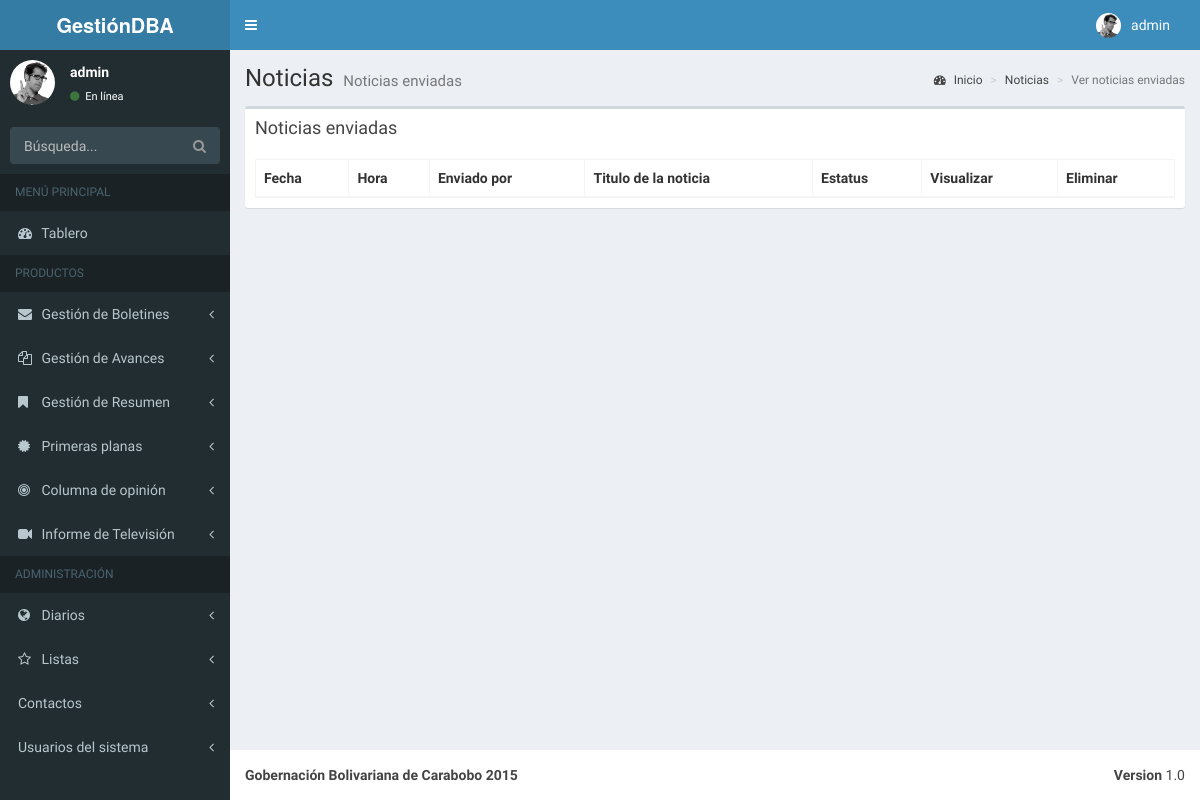
The app's page /avances/Noticiasver/ (signed in), older data.
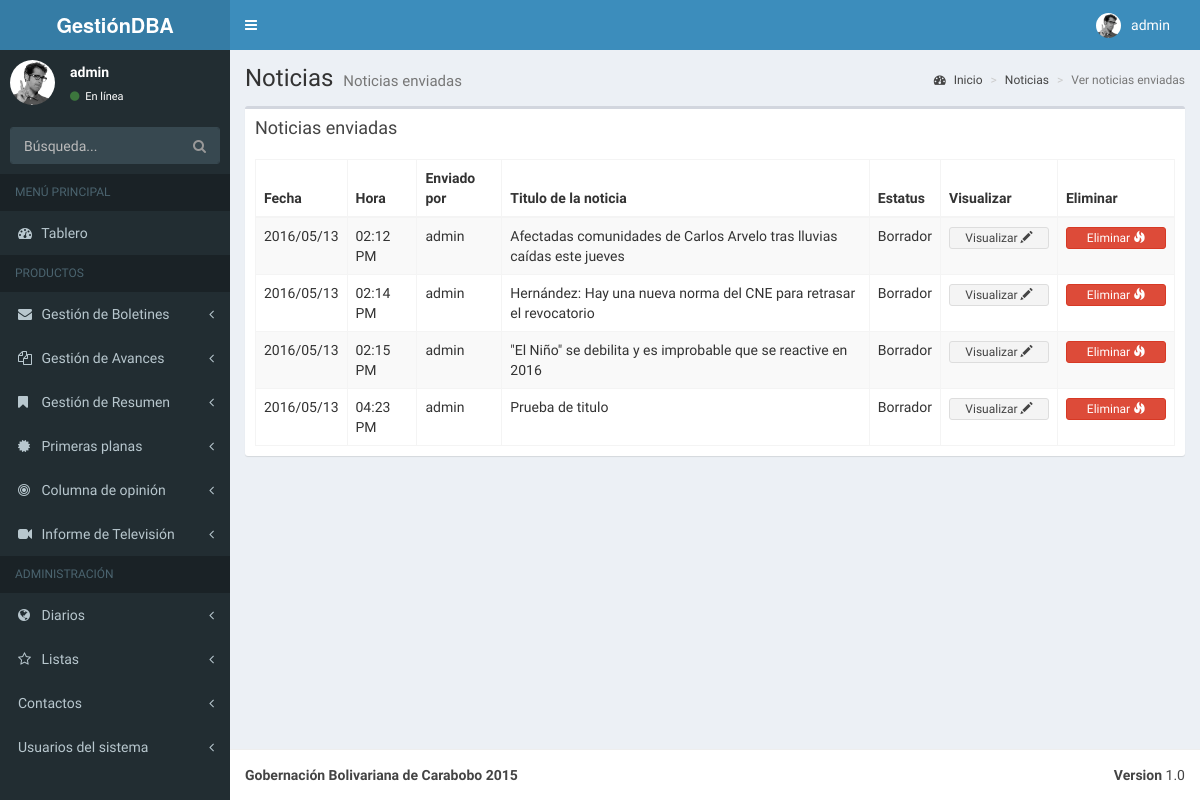
The same page, newer data.
### BoletinAvances/apps/avances/models.py (models this page shows, shortened)
class Noticias(models.Model):
    avances = models.ForeignKey(Avances, verbose_name='Avances', blank=True, null=True)
    fecha = models.DateField(default=datetime.now, blank=True)
    hora = models.TimeField(auto_now_add=True, blank=True, null=True)
    tag = models.CharField(max_length=30, verbose_name='Etiqueta', choices=TAG, default='')
    status = models.CharField(max_length=110, verbose_name='Status', blank=True, null=True)
    enviadopor = models.CharField(max_length=50, verbose_name='Enviado por:')
    titulo_noticia = models.CharField(max_length=500, verbose_name='Titulo')
    antetitulo_noticia = models.CharField(max_length=500, verbose_name='Antetitulo', blank=True)
    enviadopor = models.CharField(max_length=50, verbose_name='Enviado por:')
    noticia = models.TextField(verbose_name='Extracto de la noticia')
    class Meta:
        verbose_name_plural = "Agregar noticias para avances"
        ordering = ('status',)

### BoletinAvances/apps/avances/views.py (the view)
class NoticiasListView(ListView):
    model = Noticias
    queryset = Noticias.objects.order_by('id')
    context_object_name = "Noticias"
    template_name = "Noticias/listaNoticias.html"

### BoletinAvances/templates/Noticias/listaNoticias.html (shortened to what this page needs)
{% extends 'menu/menu.html' %}
{% block content-wrapper %}
{% load static %}
        <section class="content-header">
          <h1>
            Noticias
            <small>Noticias enviadas</small>
          </h1>
          <ol class="breadcrumb">
            <li><a href="#"><i class="fa fa-dashboard"></i> Inicio</a></li>
            <li><a href="#">Noticias</a></li>
            <li class="active">Ver noticias enviadas</li>
          </ol>
        </section>
        <section class="content">
          <div class="row">
            <div class="col-xs-12">
              <div class="box">
                <div class="box-header">
                  <h3 class="box-title">Noticias enviadas</h3>
                </div>
                <div class="box-body">
                  <table id="example1" class="table table-bordered table-striped">
                    <thead>
                      <tr>
                        <th>Fecha</th>
                        <th>Hora</th>
                        <th>Enviado por</th>
                        <th>Titulo de la noticia</th>
                        <th>Estatus</th>
                        <th style="font-weight: bold;">Visualizar</th>
                        <th style="font-weight: bold;">Eliminar</th>
                      </tr>
                    </thead>
                    <tbody>
                      {% for p in Noticias %}
                      <tr>
                        <td>{{ p.fecha|date:"Y/m/d" }}</td>
                        <td>{{ p.hora|date:"h:i A" }}</td>
                        <td>{{ p.enviadopor }}</td>
                        <td>{{ p.titulo_noticia }}</td>
                        <td>{{ p.status }}</td>
                        <td><a href="{% url 'singlenoticias_view' p.id %}"><button style="width:100px" type="button" class="btn btn-default btn-xs">Visualizar <span class="glyphicon glyphicon-pencil"></span></button></a></td>
                        <td><a href="{% url 'noticia_delete' p.id %}"><button style="width:100px" type="button" class="btn btn-danger btn-xs">Eliminar <span class="glyphicon glyphicon-fire"></span></button></a></td>
                      </tr>
                      {% endfor %}
                    </tbody>
                  </table>
                </div>
              </div>
            </div>
          </div>
        </section>
{% endblock %}

### BoletinAvances/templates/menu/menu.html (shortened to what this page needs)
{% extends 'base.html' %}
{% block content %}
{% load static %}
    <div class="wrapper">
      <header class="main-header">
        <a href="/tablero/" class="logo"><b>GestiónDBA</b></a>
        <nav class="navbar navbar-static-top" role="navigation">
          <a href="#" class="sidebar-toggle" data-toggle="offcanvas" role="button">
          </a>
          <div class="navbar-custom-menu">
            <ul class="nav navbar-nav">
              <li class="dropdown user user-menu">
                <a href="#" class="dropdown-toggle" data-toggle="dropdown">
                  <img src="../media/AdminLTE-2.0.4/dist/img/user2-160x160.jpg" class="user-image" alt="User Image"/>
                  <span class="hidden-xs">{{ user.username }}</span>
                </a>
              </li>
            </ul>
          </div>
        </nav>
      </header>
      <aside class="main-sidebar">
        <section class="sidebar">
          <div class="user-panel">
            <div class="pull-left image">
              <img src="../media/AdminLTE-2.0.4/dist/img/user2-160x160.jpg" class="img-circle" alt="User Image" />
            </div>
            <div class="pull-left info">
              <p>{{ user.username }}</p>
              <a href="#"><i class="fa fa-circle text-success"></i> En línea</a>
            </div>
          </div>
          <form action="#" method="get" class="sidebar-form">
            <div class="input-group">
              <input type="text" name="q" class="form-control" placeholder="Búsqueda..."/>
              <span class="input-group-btn">
                <button type='submit' name='search' id='search-btn' class="btn btn-flat"><i class="fa fa-search"></i></button>
              </span>
            </div>
          </form>
          <ul class="sidebar-menu">
            <li class="header">MENÚ PRINCIPAL</li>
            <li>
              <a href="/tablero/">
                <i class="fa fa-dashboard"></i> <span>Tablero</span>
              </a>
            </li>
            <li class="header">PRODUCTOS</li>
            <li class="treeview">
              <a href="#">
                <i class="fa fa-envelope"></i> <span>Gestión de Boletines</span>
                <i class="fa fa-angle-left pull-right"></i>
              </a>
            </li>
            <li class="treeview">
              <a href="#">
                <i class="fa fa-files-o"></i> <span>Gestión de Avances</span>
                <i class="fa fa-angle-left pull-right"></i>
              </a>
            </li>
            <li class="treeview">
              <a href="#">
                <i class="fa fa-bookmark"></i> <span>Gestión de Resumen </span>
                <i class="fa fa-angle-left pull-right"></i>
              </a>
            </li>
            <li class="treeview">
              <a href="#">
                <i class="fa fa-certificate"></i> <span>Primeras planas</span>
                <i class="fa fa-angle-left pull-right"></i>
              </a>
            </li>
            <li class="treeview">
              <a href="#">
                <i class="fa fa-bullseye"></i> <span>Columna de opinión</span>
                <i class="fa fa-angle-left pull-right"></i>
              </a>
            </li>
            <li class="treeview">
              <a href="#">
                <i class="fa fa-video-camera"></i> <span>Informe de Televisión</span>
                <i class="fa fa-angle-left pull-right"></i>
              </a>
            </li>
            <li class="header">ADMINISTRACIÓN</li>
            <li class="treeview">
              <a href="#">
                <i class="fa fa-globe"></i> <span>Diarios</span>
                <i class="fa fa-angle-left pull-right"></i>
              </a>
            </li>
            <li class="treeview">
              <a href="#">
                <i class="fa fa-star-o"></i> <span>Listas</span>
                <i class="fa fa-angle-left pull-right"></i>
              </a>
            </li>
            <li class="treeview">
              <a href="#">
                 <span>Contactos</span>
                <i class="fa fa-angle-left pull-right"></i>
              </a>
            </li>
            <li class="treeview">
              <a href="#">
                 <span>Usuarios del sistema</span>
                <i class="fa fa-angle-left pull-right"></i>
              </a>
            </li>
          </ul>
        </section>
      </aside>
      <div id="content-wrapper" class="content-wrapper">
        {% block content-wrapper %}{% endblock content-wrapper %}
      </div>
      <footer class="main-footer">
        <div class="pull-right hidden-xs">
          <b>Version</b> 1.0
        </div>
        <strong>Gobernación Bolivariana de Carabobo 2015</strong>
      </footer>
    </div>
{% endblock content %}

### BoletinAvances/templates/base.html (shortened to what this page needs)
<!DOCTYPE html>
<html>
  <head>
    <link href="../media/AdminLTE-2.0.4/bootstrap/css/bootstrap.min.css" rel="stylesheet" type="text/css" />
    <link href="https://maxcdn.bootstrapcdn.com/font-awesome/4.3.0/css/font-awesome.min.css" rel="stylesheet" type="text/css" />
    <link href="http://code.ionicframework.com/ionicons/2.0.0/css/ionicons.min.css" rel="stylesheet" type="text/css" />
    <link href="../media/AdminLTE-2.0.4/dist/css/AdminLTE.min.css" rel="stylesheet" type="text/css" />
    <link href="../media/AdminLTE-2.0.4/dist/css/skins/_all-skins.min.css" rel="stylesheet" type="text/css" />
    <link href="../media/AdminLTE-2.0.4/plugins/iCheck/flat/blue.css" rel="stylesheet" type="text/css" />
    <link href="../media/AdminLTE-2.0.4/plugins/jvectormap/jquery-jvectormap-1.2.2.css" rel="stylesheet" type="text/css" />
    <link href="../media/AdminLTE-2.0.4/plugins/datepicker/datepicker3.css" rel="stylesheet" type="text/css" />
    <link href="../media/AdminLTE-2.0.4/plugins/daterangepicker/daterangepicker-bs3.css" rel="stylesheet" type="text/css" />
    <link href="../media/AdminLTE-2.0.4/plugins/bootstrap-wysihtml5/bootstrap3-wysihtml5.min.css" rel="stylesheet" type="text/css" />
    <link href="../media/AdminLTE-2.0.4/plugins/datatables/dataTables.bootstrap.css" rel="stylesheet" type="text/css" />
	<link href="../media/AdminLTE-2.0.4/plugins/datepicker/datepicker3.css" rel="stylesheet" type="text/css" />
    <link href="../media/AdminLTE-2.0.4/plugins/daterangepicker/daterangepicker-bs3.css" rel="stylesheet" type="text/css" />
	<link href="../media/AdminLTE-2.0.4/plugins/timepicker/bootstrap-timepicker.min.css" rel="stylesheet"/>
	<link rel="stylesheet" href="../media/AdminLTE-2.0.4/plugins/bootstrap-multiselect/css/bootstrap-multiselect.css"/>
	<link rel="stylesheet" href="../media/AdminLTE-2.0.4/plugins/bootstrap-select/bootstrap-select.min.css"/>
	<link rel="stylesheet" href="../media/AdminLTE-2.0.4/plugins/dropzone/css/dropzone.css"/>
    <link rel="stylesheet" href="../media/AdminLTE-2.0.4/Own/own.css"></script>
  </head>
  <body id="content" class="skin-blue">
    {% block content %}{% endblock content %}
  </body>
</html>

Row changes from the older to the newer data that the page shows:
added Noticias: fecha "2016/05/13", hora "02:12 PM", enviadopor "admin", titulo_noticia "Afectadas comunidades de Carlos Arvelo tras lluvias caídas este jueves", status "Borrador"
added Noticias: fecha "2016/05/13", hora "02:14 PM", enviadopor "admin", titulo_noticia "Hernández: Hay una nueva norma del CNE para retrasar el revocatorio", status "Borrador"
added Noticias: fecha "2016/05/13", hora "02:15 PM", enviadopor "admin", titulo_noticia "\"El Niño\" se debilita y es improbable que se reactive en 2016", status "Borrador"
added Noticias: fecha "2016/05/13", hora "04:23 PM", enviadopor "admin", titulo_noticia "Prueba de titulo", status "Borrador"
